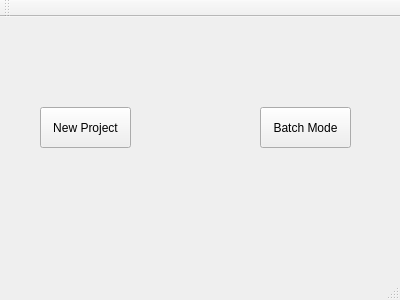
<?xml version="1.0" encoding="UTF-8"?>
<ui version="4.0">
 <class>MainWindow</class>
 <widget class="QMainWindow" name="MainWindow">
  <property name="geometry">
   <rect>
    <x>0</x>
    <y>0</y>
    <width>400</width>
    <height>300</height>
   </rect>
  </property>
  <property name="windowTitle">
   <string>MainWindow</string>
  </property>
  <widget class="QWidget" name="centralWidget">
   <widget class="QPushButton" name="pushButton">
    <property name="geometry">
     <rect>
      <x>40</x>
      <y>90</y>
      <width>91</width>
      <height>41</height>
     </rect>
    </property>
    <property name="text">
     <string>New Project</string>
    </property>
   </widget>
   <widget class="QPushButton" name="pushButton_2">
    <property name="geometry">
     <rect>
      <x>260</x>
      <y>90</y>
      <width>91</width>
      <height>41</height>
     </rect>
    </property>
    <property name="text">
     <string>Batch Mode</string>
    </property>
   </widget>
  </widget>
  <widget class="QMenuBar" name="menuBar">
   <property name="geometry">
    <rect>
     <x>0</x>
     <y>0</y>
     <width>400</width>
     <height>23</height>
    </rect>
   </property>
  </widget>
  <widget class="QToolBar" name="mainToolBar">
   <attribute name="toolBarArea">
    <enum>TopToolBarArea</enum>
   </attribute>
   <attribute name="toolBarBreak">
    <bool>false</bool>
   </attribute>
  </widget>
  <widget class="QStatusBar" name="statusBar"/>
 </widget>
 <layoutdefault spacing="6" margin="11"/>
 <resources/>
 <connections/>
</ui>
